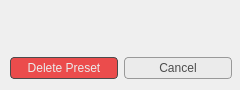
<?xml version="1.0" encoding="UTF-8"?>
<ui version="4.0">
 <class>Dialog</class>
 <widget class="QDialog" name="Dialog">
  <property name="geometry">
   <rect>
    <x>0</x>
    <y>0</y>
    <width>240</width>
    <height>90</height>
   </rect>
  </property>
  <property name="windowTitle">
   <string>Confirm</string>
  </property>
  <property name="styleSheet">
   <string notr="true">/* Style sheet for the buttons */
QPushButton {
	color: rgb(76, 76, 76);
	background-color: rgb(235, 235, 235);
	border: 1px solid rgb(153, 153, 153);
	border-radius: 4px;
	min-width: 60px;
	min-height: 20px;
}

QPushButton:pressed {
    background-color: rgb(204, 204, 204);
}

QPushButton:default {
	border-color: rgb(76, 76, 76);
}

/*Style sheet for other elements*/

QLineEdit {
	border: 1px solid rgb(153, 153, 153);
	border-radius: 4px;
}</string>
  </property>
  <widget class="QWidget" name="layoutWidget">
   <property name="geometry">
    <rect>
     <x>10</x>
     <y>10</y>
     <width>222</width>
     <height>69</height>
    </rect>
   </property>
   <layout class="QVBoxLayout" name="verticalLayout">
    <item>
     <layout class="QHBoxLayout" name="horizontalLayout_2">
      <item>
       <widget class="QLabel" name="label_confirm">
        <property name="text">
         <string/>
        </property>
       </widget>
      </item>
     </layout>
    </item>
    <item>
     <layout class="QHBoxLayout" name="horizontalLayout">
      <item>
       <widget class="QPushButton" name="button_delete">
        <property name="styleSheet">
         <string notr="true">QPushButton{
	background-color: rgb(235, 76, 76);
	color:  rgb(235, 235, 235);
	border-color: rgb(76, 76, 76);
}

QPushButton:pressed {
    background-color: rgb(76, 76, 76);
}</string>
        </property>
        <property name="text">
         <string>Delete Preset</string>
        </property>
        <property name="autoDefault">
         <bool>true</bool>
        </property>
       </widget>
      </item>
      <item>
       <widget class="QPushButton" name="button_cancel">
        <property name="text">
         <string>Cancel</string>
        </property>
       </widget>
      </item>
     </layout>
    </item>
   </layout>
  </widget>
 </widget>
 <tabstops>
  <tabstop>button_delete</tabstop>
  <tabstop>button_cancel</tabstop>
 </tabstops>
 <resources/>
 <connections/>
</ui>
